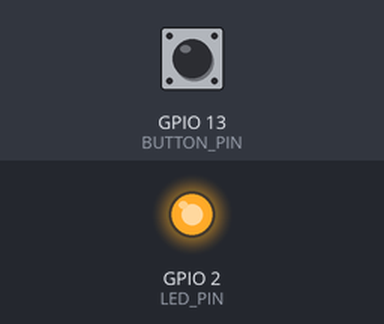
A sketch run on a simulated ESP8266 (NodeMCU). Shown: output pins drawn as LEDs (lit = HIGH). The inputs (shaded band) are chosen by the test bench; at power-on: GPIO 13 (BUTTON_PIN) HIGH. WiFi joins after 1.5 s; servers stay silent unless stated; what the sketch prints to the serial monitor is not drawn.

Above: at 4.6 s.
4.7 s: GPIO 13 (BUTTON_PIN) pulled LOW for 0.15 s
At 5.9 s:
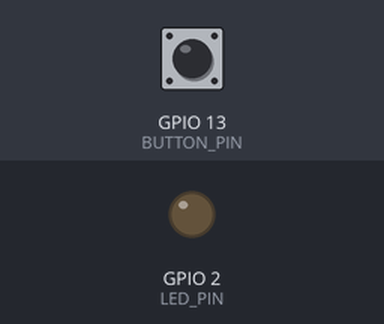
7.8 s: GPIO 13 (BUTTON_PIN) pulled LOW for 1 s
At 11.8 s:
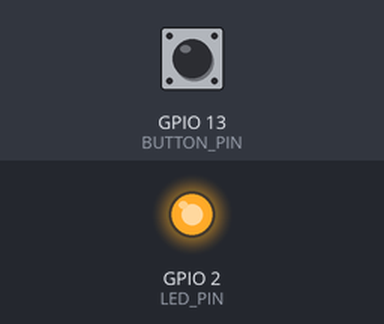
Timing chart, 0 to 13.3 s (numbered marks = the images above; inputs shaded):
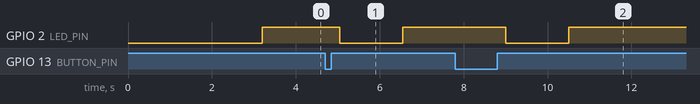

Measured:
- after the input at 4.7 s, GPIO 2 (LED_PIN): HIGH → LOW after 0.35 s, → HIGH 1.5 s later
- after the input at 7.8 s, GPIO 2 (LED_PIN): HIGH → LOW after 1.2 s, → HIGH 1.5 s later

The sketch:

sketch.ino
```cpp
#include <ESP8266WiFi.h>

WiFiClient client = WiFiClient();

const int BUTTON_PIN = 13;
const int LED_PIN = 2;

bool IS_DOWN = false;
bool IS_CONNECTED = false;

void setup() {
    Serial.begin(115200);

    pinMode(LED_PIN, OUTPUT);
    pinMode(BUTTON_PIN, INPUT_PULLUP);

    WiFi.begin((char*)"SSID", (char*)"PASSWORD");
    while (WiFi.status() != WL_CONNECTED) {
        delay(500);
        Serial.print("...\n");
    }
}

void loop() {
    int BUTTON_STATE = digitalRead(BUTTON_PIN);

    if (BUTTON_STATE == HIGH && IS_DOWN == false) {
        IS_DOWN = true;

        if (!client.connected()) {
            client.connect((char*)"IP", (uint16_t)6060);
            client.print("hello from esp 8266");
        }
        else {
            client.print("disconnected");
            client.stop();
        }
    }
    if (BUTTON_STATE == LOW && IS_DOWN == true) {
        IS_DOWN = false;
    }


    if (client.connected()) {
        char buffer[1024];
        int id = 0;

        if (client.available() > 0) {
            char c = client.read();
            buffer[id] = c;
            id++;
        }

        // the led is wired backwards so the following code means 'on'
        digitalWrite(LED_PIN, LOW);
    }
    else {
        // the led is wired backwards so the following code means 'off'
        digitalWrite(LED_PIN, HIGH);
    }
}
```
